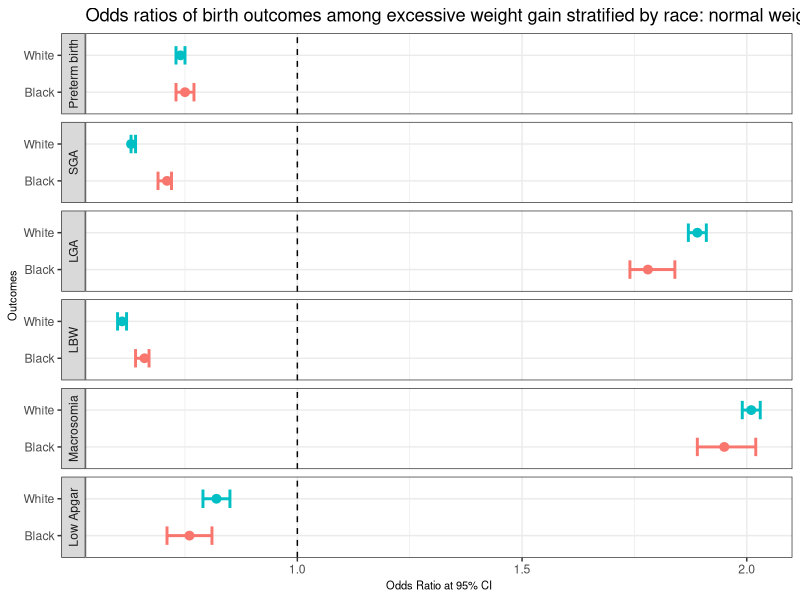
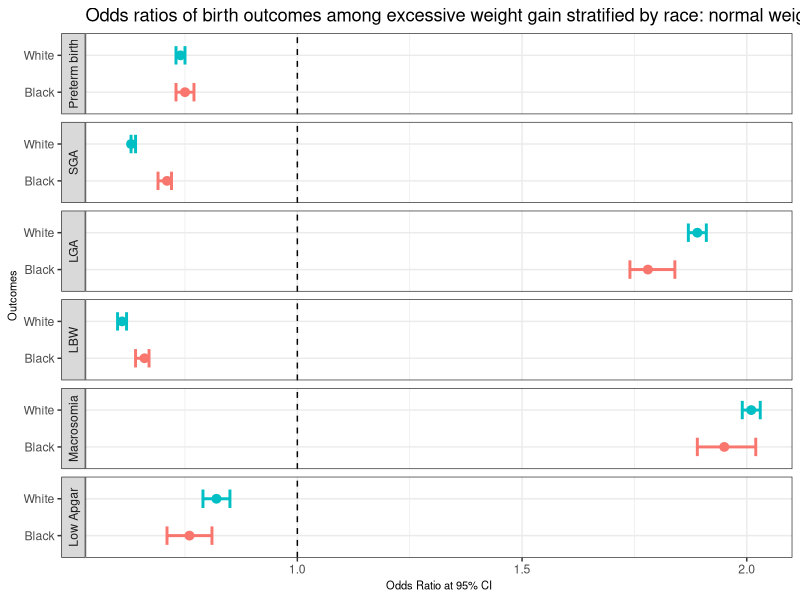

Source code (R) for these figures, in order:
library(ggplot2)


## Registered S3 methods overwritten by 'ggplot2':
##   method         from 
##   [.quosures     rlang
##   c.quosures     rlang
##   print.quosures rlang
mytheme <- function(base_size = 12, base_family = "sans"){
  theme_minimal(base_size = base_size, base_family = base_family) +
  theme(
    axis.text = element_text(size = 12),
    axis.title = element_text(size = 14),
    panel.grid.major = element_line(color = "grey"),
    panel.grid.minor = element_blank(),
    panel.background = element_rect(fill = "aliceblue"),
    strip.background = element_rect(fill = "darkgrey", color = "grey", size = 1),
    strip.text = element_text(face = "bold", size = 12, color = "white"),
    legend.position = " ",
    legend.justification = "top", 
    panel.border = element_rect(color = "grey", fill = NA, size = .5)
  )
}

limit_line_height=.5
limit_line_thickness=1
point_estimate_thickness=.5
title="Odds ratios of birth outcomes among excessive weight gain stratified by race: normal weight gain as reference group"
x_label="Outcomes"
y_label="Odds Ratio at 95% CI"

Parameter  = c("Preterm birth", "SGA", "LGA", "LBW", "Macrosomia", "Low Apgar")
Subparameter = c("White","White","White","White","White","White","Black","Black","Black","Black","Black","Black")
OR    = c(0.74, 0.63, 1.89, 0.61, 2.01, 0.82, 0.75, 0.71, 1.78, 0.66, 1.95, 0.76)
Lower = c(0.73, 0.63, 1.87, 0.60, 1.99, 0.79, 0.73, 0.69, 1.74, 0.64, 1.89, 0.71)
Upper = c(0.75, 0.64, 1.91, 0.62, 2.03, 0.85, 0.77, 0.72, 1.84, 0.67, 2.02, 0.81)

dat = data.frame(Parameter, OR, Lower, Upper)



dat$Parameter = factor(dat$Parameter, levels=c("Preterm birth", "SGA", "LGA", "LBW", "Macrosomia", "Low Apgar")) 
g = ggplot(data=dat, aes(x=Subparameter, y=OR, ymin=Lower, ymax=Upper, color=Parameter))
g = g + geom_pointrange(aes(col=Subparameter), lwd=point_estimate_thickness)  
g = g + geom_hline(aes(fill=Subparameter), yintercept =1, linetype=2)
g = g + ggtitle(title)
g = g + xlab(x_label) + ylab(y_label)
g = g + geom_errorbar(aes(ymin=Lower, ymax=Upper, col=Subparameter), width=limit_line_height, cex=limit_line_thickness)
g = g + facet_wrap(~Parameter, strip.position="left", nrow=9, scales = "free_y")
# g = g + theme(plot.title=element_text(size=16,face="bold"),
#         axis.text.y=element_blank(),
#         axis.ticks.y=element_blank(),
#         axis.text.x=element_text(face="bold"),
#         axis.title=element_text(size=10,face="bold"),
#         strip.text.y = element_text(hjust=0,vjust = 1,angle=180,face="bold"))
g = g + coord_flip() + theme_bw() + theme(legend.position="none", axis.title = element_text(size = 8))


png("myplot.png")

ggsave(file="myplot2.png", width=11, height=6, dpi=100)
print(g)
dev.off()





#odds ratio
# relative risk ratio


# ** var, black/white, odds ratio, confidence interval
# 1 1 0.74 0.73 0.75
# 1 2 0.75 0.73 0.77
# 2 1  0.63 0.63 0.64
# 2 2 0.71 0.69 0.72
# 3 1 1.89 1.87 1.91
# 3 2 1.78 1.74 1.84
# 4 1 0.61 0.60 0.62
# 4 2 0.66 0.64 0.67
# 5 1 2.01 1.99 2.03
# 5 2 1.95 1.89 2.02
# 6 1 0.82 0.79 0.85
# 6 2 0.76 0.71 0.81
